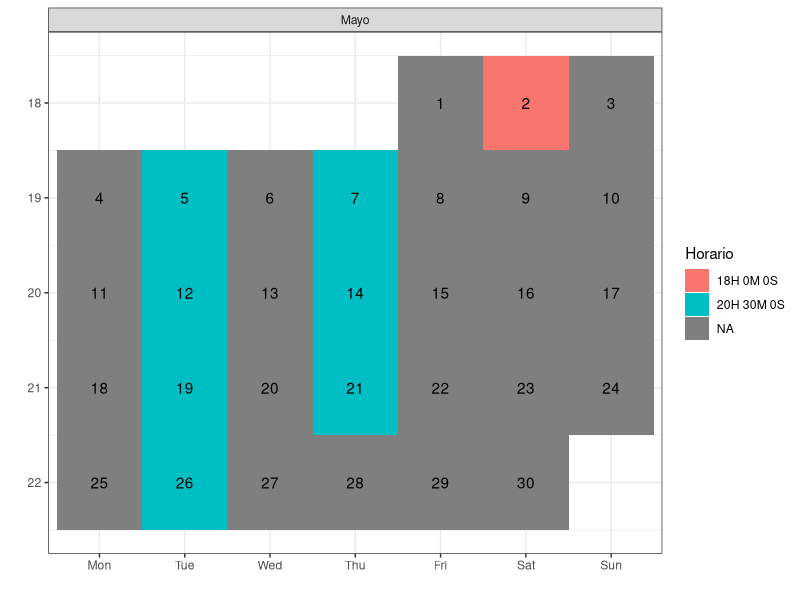

R code for this plot:
# Packages ----------------------------------------------------------------

library(tidyverse)
library(lubridate)


# Calendario --------------------------------------------------------------

info <- tibble(Fecha = c("20/05/02", "20/05/05", "20/05/07", "20/05/12", "20/05/14", "20/05/19", "20/05/21", "20/05/26"),
               Horario = c("18:00", rep("20:30", 7))) %>% 
  mutate(Fecha = lubridate::ymd(Fecha),
         Horario = lubridate::hm(Horario),
         Dia = lubridate::wday(Fecha, 
                               # Para que el dia de semana empiece el lunes (1), y no el domingo (7)
                               week_start = getOption("lubridate.week.start", 1),
                               label = T, 
                               abbr = T),
         Date = day(Fecha));info

info2 <- tibble(Fecha = seq.Date(from = dmy("1/5/2020"), to = dmy("30/5/2020"), by = 1)) %>% 
  mutate(Dia = lubridate::wday(Fecha, 
                               week_start = getOption("lubridate.week.start", 1),
                               label = T),
         Date = lubridate::day(Fecha),
         Semana = lubridate::isoweek(Fecha));info2

df <- info %>% 
  full_join(info2) %>% 
  mutate(Horario = as.character(Horario),
         Mes = "Mayo")

ggplot(data = df, aes(x = Dia, y = Semana)) +
  geom_tile(aes(fill = Horario)) + 
  geom_text(aes(label = Date)) +
  # Invertir la escala del eje y
  scale_y_reverse() +
  facet_grid(~Mes) +
  theme_bw() + 
  labs(x = "",
       y = "")
